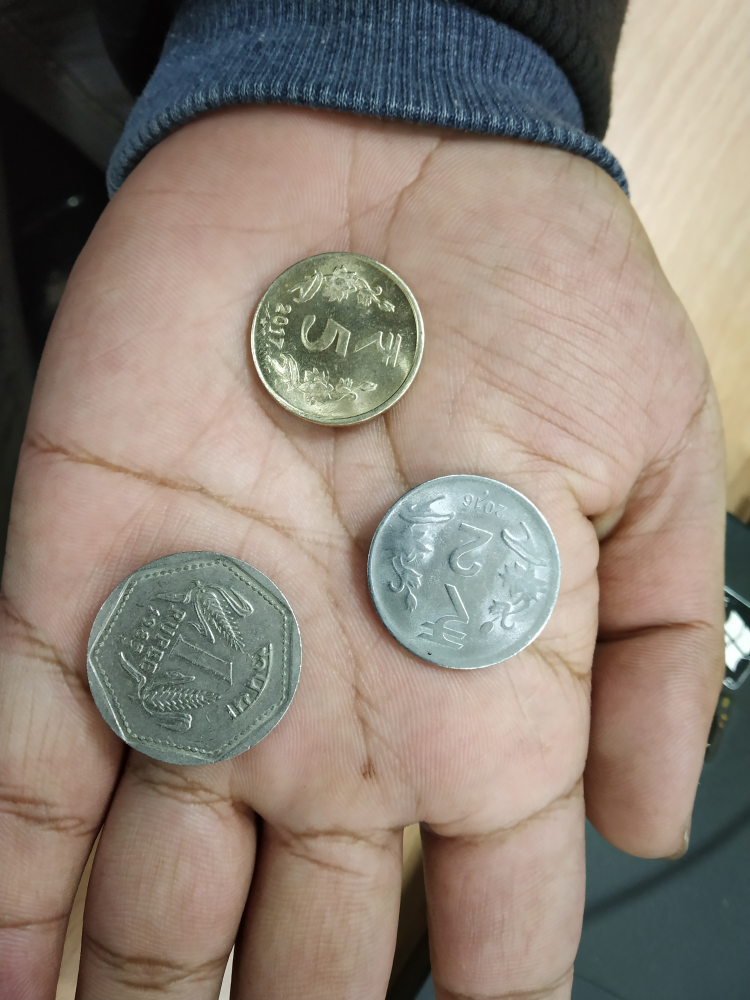
#> input picture Input/image.jpg, 3000 x 4000 px (shown at 1/4 size)
$ python tester.py
#> lines starting #> are read from the running program, lines starting #| are printed output that depends on the picture; long printed decimals are rounded

from sklearn.neural_network import MLPClassifier
from sklearn.model_selection import train_test_split

import math
import numpy as np
import argparse
import glob
import cv2
import sys
import os


# define Enum class
class Enum(tuple): __getattr__ = tuple.index

global Total
Total = 0
# Enumerate material types for use in classifier
Coin = Enum(('Five', 'Two', 'One', 'no'))


def calcHistogram(img):
    # create mask
    m = np.zeros(img.shape[:2], dtype="uint8")
    (w, h) = (int(img.shape[1] / 2), int(img.shape[0] / 2))
    cv2.circle(m, (w, h), 60, 255, -1)

    # calcHist expects a list of images, color channels, mask, bins, ranges
    h = cv2.calcHist([img], [0, 1, 2], m, [8, 8, 8], [0, 256, 0, 256, 0, 256])

    # return normalized "flattened" histogram
    return cv2.normalize(h, h).flatten()


def predictMaterial(roi):
    # calculate feature vector for region of interest
    hist = calcHistogram(roi)
    # predict material type
    pickle_in = open("clf.pickle","rb")
    vec = pickle.load(pickle_in)
    clf = vec[0]
    s = clf.predict([hist])
    #print(Coin[int(s)])
    # return predicted material type
    return Coin[int(s)]


def test(path):
#> called with path = 'Input/image.jpg'
        global Total
        image = cv2.imread(path)
#> image is the input picture: shape (4000, 3000, 3); mean B, G, R 119.5, 131.3, 143.3
        i = 0
        # resize image while retaining aspect ratio
        d = 1024 / image.shape[1]
#> d = 0.341
        dim = (1024, int(image.shape[0] * d))
#> dim = (1024, 1365)
        image = cv2.resize(image, dim, interpolation=cv2.INTER_AREA)
#> image: shape (1365, 1024, 3)


        # create a copy of the image to display results
        output = image.copy()
        # convert image to grayscale
        gray = cv2.cvtColor(image, cv2.COLOR_BGR2GRAY)
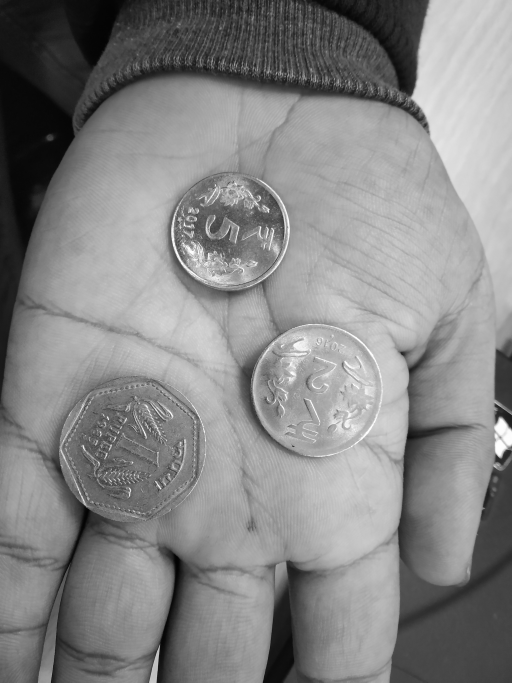
#> gray: shape (1365, 1024) (shown at 1/2 size); min 2, max 255, mean 133.5

        height,width = gray.shape
#> height = 1365; width = 1024
        mask = np.zeros((height,width), np.uint8)
        # improve contrast accounting for differences in lighting conditions:
        # create a CLAHE object to apply contrast limiting adaptive histogram equalization
        clahe = cv2.createCLAHE(clipLimit=2.0, tileGridSize=(8, 8))
        gray = clahe.apply(gray)
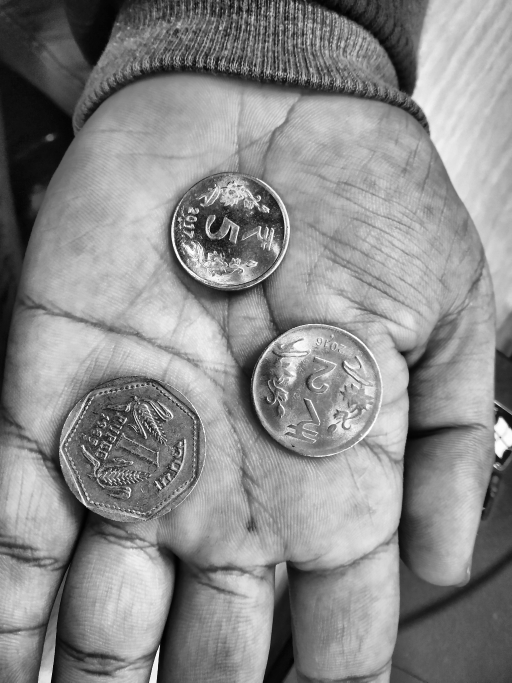
#> gray: shape (1365, 1024) (shown at 1/2 size); min 1, max 255, mean 138
        blurred = cv2.GaussianBlur(gray, (7, 7), 0)

        # [9 lines of commented-out code are left out]
        circles = cv2.HoughCircles(blurred, cv2.HOUGH_GRADIENT, dp=2.2, minDist=270,
                                   param1=200, param2=100, minRadius=50, maxRadius=200)
#> circles = [[636.9, 779.9, 131.4], [258.5, 903.1, 140.4], [458.7, 463.1, 116.4], [542.3, 161.7, 152.3]]
        print(circles)
#| [[[636.9     779.9     131.4    ]
#|   [258.5     903.100 140.42   ]
#|   [458.7     463.1     116.44   ]
#|   [542.3     161.7     152.3    ]]]
        print("Entered")

        # todo: refactor
        diameter = []
        materials = []
        coordinates = []

        count = 0
        if circles is not None:
            # append radius to list of diameters (we don't bother to multiply by 2)
            for (x, y, r) in circles[0, :]:
                diameter.append(r)
#> this loop made 4 passes
#> after the loop, diameter = [131.4, 140.4, 116.4, 152.3]

            # convert coordinates and radii to integers
            circles = np.round(circles[0, :]).astype("int")
#> circles = [[637, 780, 131], [258, 903, 140], [459, 463, 116], [542, 162, 152]]

            # loop over coordinates and radii of the circles
            for (x, y, d) in circles:
                count += 1

                # add coordinates to list
                coordinates.append((x, y))

                # extract region of interest
                roi = image[y - d:y + d, x - d:x + d]

                material = predictMaterial(roi)
                print(material)
                if(material == "Five"):
                    Total+=5
                elif(material == "Two"):
                    Total+=2
                elif(material == "One"):
                    Total+=1
                elif(material == "no"):
                    Total+=0
                m = np.zeros(roi.shape[:2], dtype="uint8")
                w = int(roi.shape[1] / 2)
                h = int(roi.shape[0] / 2)
                cv2.circle(m, (w, h), d, (255), -1)
                maskedCoin = cv2.bitwise_and(roi, roi, mask=m)
                '''Output folder name inplace of New_Data'''
                file_name = "New_Data" + "/" + str(i) + ".png"
                cv2.imwrite(file_name.format(count), maskedCoin)
                i = i + 1
#> this loop made 1 pass
#> (x, y, d, count, w, h) on pass 1: (637, 780, 131, 1, 131, 131)
#> pass 1, in test, `roi = image[y - d:y + d, x - d:x + d]`:
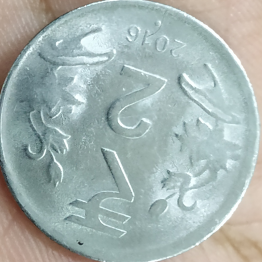
#> roi: shape (262, 262, 3); mean B, G, R 176, 179.1, 165
#> after the loop, Total = 0; coordinates = [(637, 780)]; count = 1; i = 0
            print("The total is ", Total)
            return Total
#Call This Function
#> (the run stopped early here; a loop or call above may not have finished)
